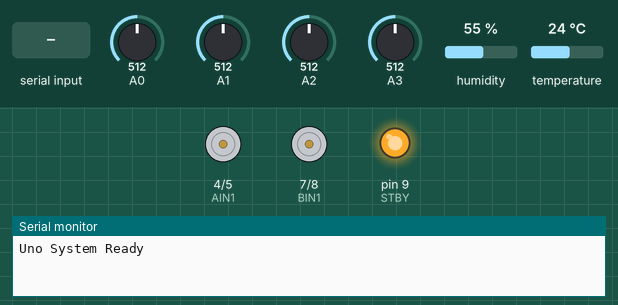
Simulated run of this sketch. Board: Arduino Uno, built with avr-gcc and run on an emulated ATmega328P. Parts: motor-driver pin pairs drawn as motors (green arrow = first pin HIGH = forward, orange = second pin HIGH = backward, longer = more drive, scaled by the enable pin, stopped while the standby pin is LOW), output pins drawn as LEDs (lit = HIGH), the last lines printed to the serial monitor. The test bench sets the inputs (shaded band); at power-on: A0 = 512, A1 = 512, A2 = 512, A3 = 512, humidity 55 %, temperature 24 °C.

Above: at 1.2 s.
1.3 s: "F" received over the second serial link
At 2.0 s:
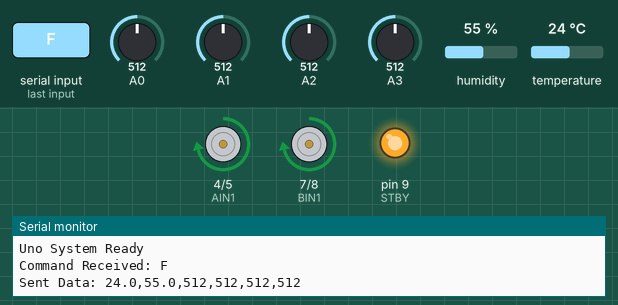
2.8 s: "B" received over the second serial link
At 3.1 s:
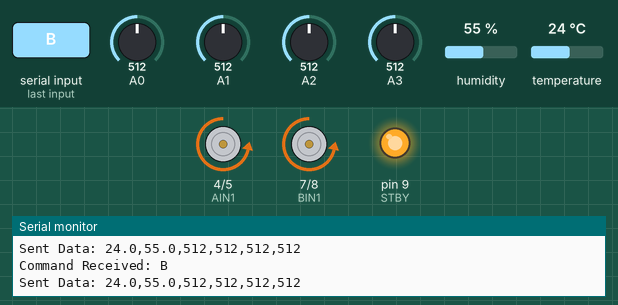
4.3 s: "L" received over the second serial link
At 5.5 s:
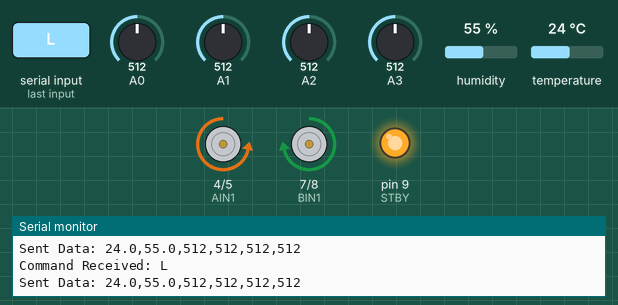
5.8 s: "R" received over the second serial link
At 6.6 s:
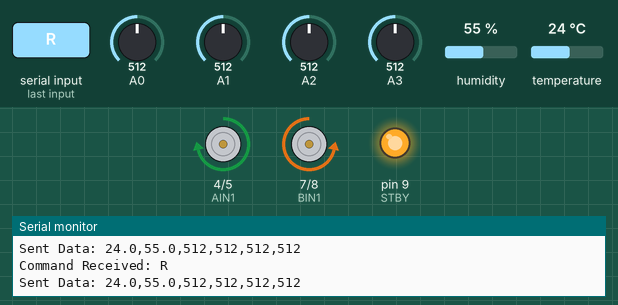
Timing chart, 0 to 8.3 s (numbered marks = the images above; inputs shaded):
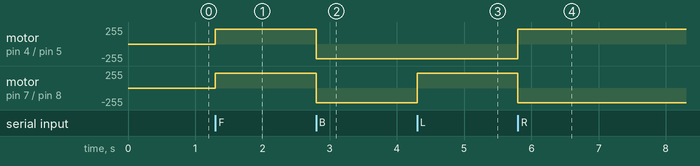

Measured:
- after the input at 1.3 s, motor on pin 4 (AIN1) / pin 5 (AIN2), motor on pin 7 (BIN1) / pin 8 (BIN2): stopped → forward 220/255 at once
- after the input at 2.8 s, motor on pin 4 (AIN1) / pin 5 (AIN2), motor on pin 7 (BIN1) / pin 8 (BIN2): forward 220/255 → backward 220/255 at once
- after the input at 4.3 s, motor on pin 7 (BIN1) / pin 8 (BIN2): backward 220/255 → forward 220/255 at once
- after the input at 5.8 s, motor on pin 4 (AIN1) / pin 5 (AIN2): backward 220/255 → forward 220/255 at once; motor on pin 7 (BIN1) / pin 8 (BIN2): forward 220/255 → backward 220/255 at once

The sketch:

workingunosidelastday.ino
```cpp
#include <SoftwareSerial.h>
#include "DHT.h"

// Using 10 and 11 to avoid conflict with USB/Serial Monitor
SoftwareSerial espSerial(10, 11); // RX, TX

// TB6612FNG Pins
const int PWMA = 3, AIN1 = 4, AIN2 = 5;
const int PWMB = 6, BIN1 = 7, BIN2 = 8;
const int STBY = 9;

// Sensors
#define DHTPIN 2
#define DHTTYPE DHT11
DHT dht(DHTPIN, DHTTYPE);

void setup() {
  Serial.begin(9600);    // For PC Debugging
  espSerial.begin(9600); // For ESP32 Communication
  dht.begin();

  pinMode(PWMA, OUTPUT); pinMode(AIN1, OUTPUT); pinMode(AIN2, OUTPUT);
  pinMode(PWMB, OUTPUT); pinMode(BIN1, OUTPUT); pinMode(BIN2, OUTPUT);
  pinMode(STBY, OUTPUT);
  digitalWrite(STBY, HIGH);

  Serial.println("Uno System Ready");
}

void loop() {
  // Listen for ESP32 Commands
  if (espSerial.available()) {
    char cmd = espSerial.read();
    Serial.print("Command Received: "); Serial.println(cmd);
    executeCommand(cmd);
  }

  // Send Data every 1.5 seconds
  static unsigned long lastTime = 0;
  if (millis() - lastTime > 1500) {
    float t = dht.readTemperature();
    float h = dht.readHumidity();

    // Check for sensor failure
    if (isnan(t)) t = 0.0;
    if (isnan(h)) h = 0.0;

    // Format: Temp,Hum,Gas,Soil,Rain,Flame
    String data = String(t, 1) + "," + String(h, 1) + "," +
                  String(analogRead(A0)) + "," + String(analogRead(A1)) + "," +
                  String(analogRead(A2)) + "," + String(analogRead(A3));

    espSerial.println(data);
    Serial.println("Sent Data: " + data); // See it on your PC
    lastTime = millis();
  }
}

void executeCommand(char cmd) {
  int s = 220;
  switch (cmd) {
    case 'F': move(s, s, HIGH, LOW, HIGH, LOW); break;
    case 'B': move(s, s, LOW, HIGH, LOW, HIGH); break;
    case 'L': move(s, s, LOW, HIGH, HIGH, LOW); break;
    case 'R': move(s, s, HIGH, LOW, LOW, HIGH); break;
    case 'S': move(0, 0, LOW, LOW, LOW, LOW); break;
  }
}

void move(int spA, int spB, int a1, int a2, int b1, int b2) {
  digitalWrite(AIN1, a1); digitalWrite(AIN2, a2); analogWrite(PWMA, spA);
  digitalWrite(BIN1, b1); digitalWrite(BIN2, b2); analogWrite(PWMB, spB);
}
```
